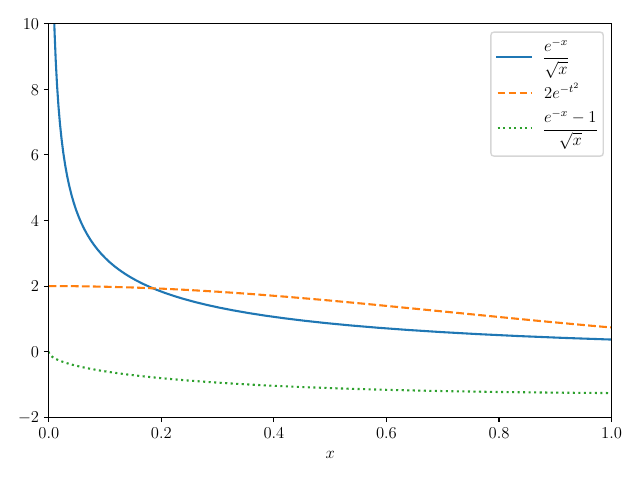

Generate this figure with Python:
from matplotlib import pyplot
import numpy


pyplot.rcParams["text.usetex"] = True
pyplot.rcParams["font.size"] = 12


if __name__ == '__main__':
    start, end = 0, 1
    
    x = numpy.linspace(start + 0.000001, end, 10000)
    pyplot.plot(x, numpy.exp(-x) / numpy.sqrt(x), label=r'$\displaystyle\frac{e^{-x}}{\sqrt{x}}$', linestyle='-')
    pyplot.plot(x, 2 * numpy.exp(-x*x), label='$2e^{-t^2}$', linestyle='--')
    pyplot.plot(x, 2 * (numpy.exp(-x)-1) / numpy.sqrt(x), label=r'$\displaystyle\frac{e^{-x}-1}{\sqrt{x}}$', linestyle=':')
    
    pyplot.xlim(0,1)
    pyplot.ylim(-2, 10)
    
    pyplot.xlabel('$x$')
    
    pyplot.tight_layout()
    pyplot.legend()
    pyplot.savefig('kosatu.pdf')
